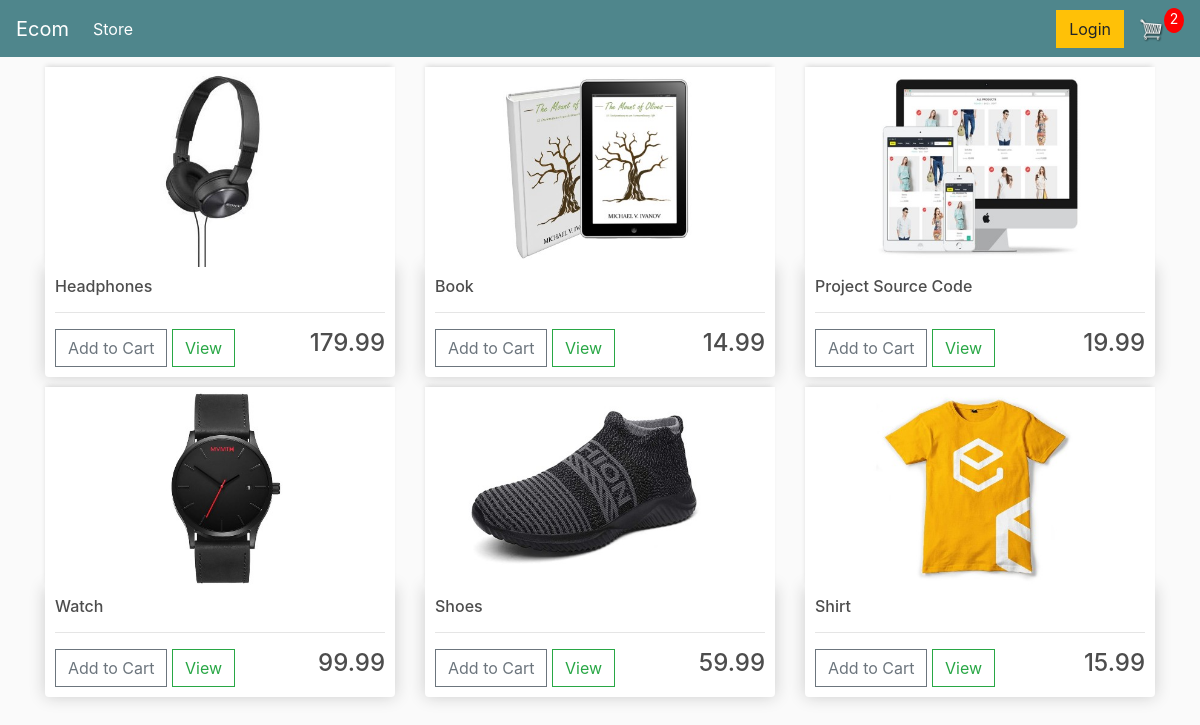
The app's page / (signed in) with its own data.
### store/models.py (models this page shows, shortened)
class Product(models.Model):
    name = models.CharField(max_length=100, null=True)
    price = models.DecimalField(max_digits=5,decimal_places=2)
    digital = models.BooleanField(default=False,blank=False,null=True)
    image = models.ImageField(blank=True)
    @property
    def imageURL(self):
        try:
            url = self.image.url
        except:
            url = ''
        return url

### store/views.py (the view)
# urls.py: path('',include('store.urls'))
def store(request):
    data = cartData(request)
    cartItems = data['cartItems']
    product = Product.objects.all()
    context = {'product':product,'cartItems':cartItems}
    return render(request, 'store/store.html', context)

### store/models.py (called while the page is built)
    @property
    def get_cart_items(self):
        orderitems = self.orderitem_set.all()
        total = sum([item.quantity for item in orderitems])
        return total

### store/utils.py (called while the page is built)
def cartData(request):
    if request.user.is_authenticated:
        customer = request.user.customer
        order, created = Order.objects.get_or_create(customer=customer)
        items = order.orderitem_set.all()
        cartItems = order.get_cart_items
    else:
        cookieData = cookieCart(request)
        cartItems = cookieData['cartItems']
        order = cookieData['order']
        items = cookieData['items']
    return {'items':items,'order':order,'cartItems':cartItems}

### store/templates/store/store.html
{% extends 'store/base.html' %}
{% load static %}
{% block content %}
  <div class="row">
      {% for p in product %}
        <div class="col-lg-4">
          {% if p.imageURL %}
            <img class="thumbnail" src="{{ p.imageURL }}">
          {% else %}
            <img class="thumbnail" src="{% static 'images/placeholder.png' %}">
          {% endif %}
        <div class="box-element product">
          <strong><h6>{{ p.name }}</h6></strong>
          <hr>
          <button data-product="{{ p.id }}" data-action="add" type="button" class="btn btn-outline-secondary add-btn update-cart">Add to Cart</button>
          <a href="#" class="btn btn-outline-success">View</a>
          <h4 style="display: inline-block;float: right">{{ p.price|floatformat:2 }}</h4>
        </div>
      </div>
      {% endfor %}
  </div>
{% endblock %}

### store/templates/store/base.html (shortened to what this page needs)
{% load static %}
<!DOCTYPE html>
<html lang="en" dir="ltr">
  <head>
    <link rel="stylesheet" href="https://stackpath.bootstrapcdn.com/bootstrap/4.4.1/css/bootstrap.min.css">
	  <link rel="stylesheet" type="text/css" href="{% static 'css/main.css' %}">
  </head>
  <body>
      <nav class="navbar navbar-expand-lg navbar-dark bg-dark">
  	  <a class="navbar-brand" href="{% url 'store' %}">Ecom</a>
  	  <div class="collapse navbar-collapse" id="navbarSupportedContent">
  	    <ul class="navbar-nav mr-auto">
  	      <li class="nav-item active">
  	        <a class="nav-link" href="{% url 'store' %}">Store <span class="sr-only">(current)</span></a>
  	      </li>
  	    </ul>
  	    <div class="form-inline my-2 my-lg-0">
  	     	<a href="#"class="btn btn-warning">Login</a>
  	     	<a href="{% url 'cart' %}">
  	    		<img  id="cart-icon" src="{% static 'images/cart.png' %}">
  	    	</a>
  	    </div>
        <p id="cart-total">{{ cartItems }}</p>
  	  </div>
  	</nav>
      <div class="container">
        {% block content %}
        {% endblock %}
      </div>
  </body>
</html>

### store/static/css/main.css (style rules this page uses)
body { background-color: hsl(0, 0%, 98%); }
h1,h2,h3,h4,h5,h6 { color:hsl(0, 0%, 30%); }
.box-element { box-shadow:hsl(0, 0%, 80%) 0 0 16px; background-color: #fff; border-radius: 4px; padding: 10px; }
.thumbnail { width: 100%; height: 200px; -webkit-box-shadow: -1px -3px 5px -2px rgba(214,214,214,1); -moz-box-shadow: -1px -3px 5px -2px rgba(214,214,214,1); box-shadow: -1px -3px 5px -2px rgba(214,214,214,1); }
.product { border-radius: 0 0 4px 4px; }
.bg-dark { background-color: #4f868c!important; }
#cart-icon { width:25px; display: inline-block; margin-left: 15px; }
#cart-total { display: block; text-align: center; color:#fff; background-color: red; width: 20px; height: 25px; border-radius: 50%; font-size: 14px; }
.col-lg-4, .col-lg-6, .col-lg-8, .col-lg-12 { margin-top: 10px; }
.btn { border-radius: 0; }

### records on screen
Product: imageURL (picture), name "Headphones", price "179.99"
Product: imageURL (picture), name "Book", price "14.99"
Product: imageURL (picture), name "Project Source Code", price "19.99"
Product: imageURL (picture), name "Watch", price "99.99"
Product: imageURL (picture), name "Shoes", price "59.99"
Product: imageURL (picture), name "Shirt", price "15.99"

### other values on screen
{{ cartItems }} "2"
